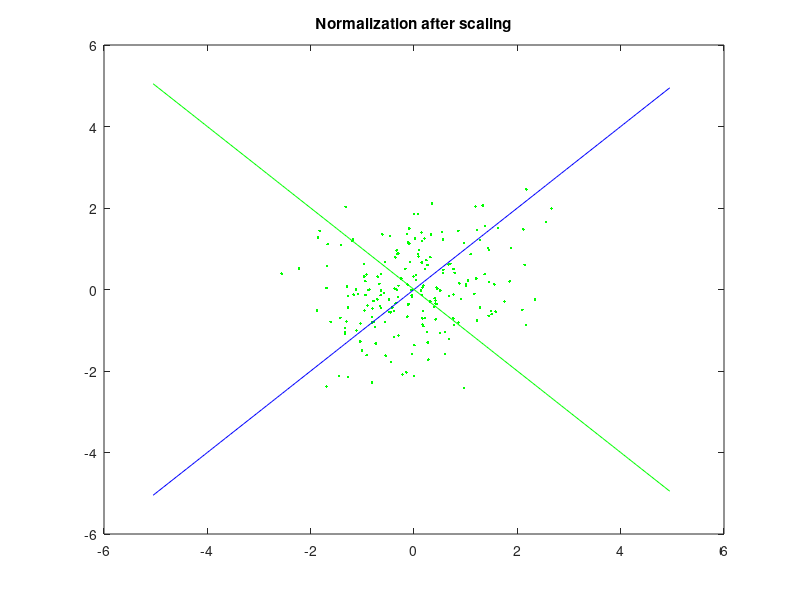

Source code (MATLAB):
function output = Question1d2()

mean = [5,20];
sigma = [10,2;2,5];
a = [-10:0.05:10];
r = mvnrnd(mean, sigma, 200);

r1 = [r(:,1),1000*r(:,2)];

r1_b = bsxfun(@minus, r1, sum(r1)/size(r1,1));

r1_c = bsxfun(@rdivide, r1_b, std(r1_b));
x1_c = cov(r1_c);
[u1_c,sig1_c,v1_c] = svd(x1_c);

sub_a = a(100:300);
d1 = u1_c(2,1)/u1_c(1,1)*sub_a;
e1 = u1_c(2,2)/u1_c(1,2)*sub_a;

figure,plot(r1_c(:,1),r1_c(:,2),'g.',sub_a,d1,'b-',sub_a,e1,'g-');
title('Normalization after scaling');
end

